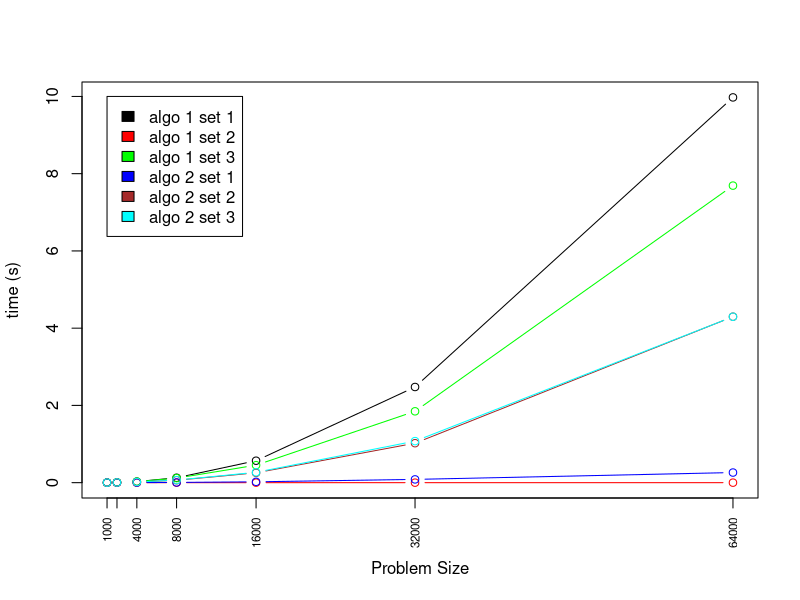
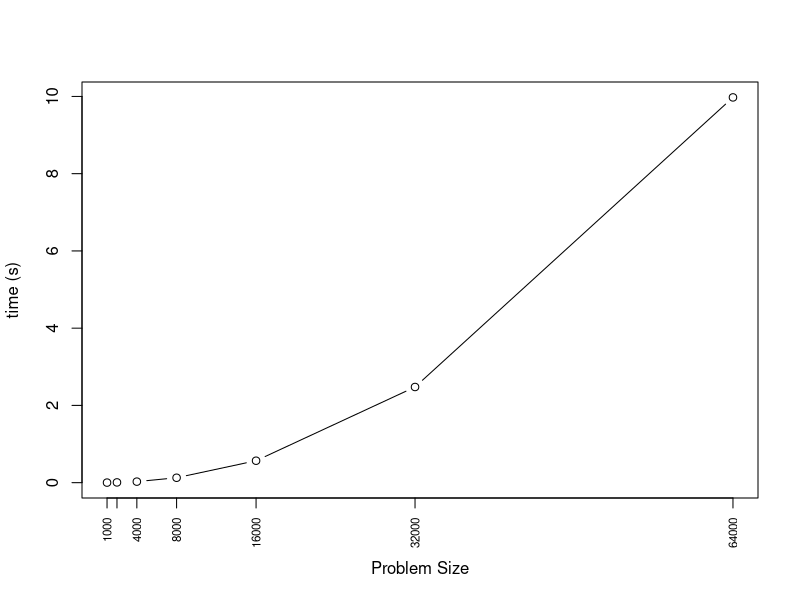

Write the R code that produced these figures, in order.
setwd('~/git/dv5_performance_benchmark')
timing<-read.table('results2.txt', header=F)

# Experiment Size
dataSize = c(1000, 2000, 4000, 8000, 16000, 32000, 64000)

# Datasets
algo1_set1<-timing[1:7,2]
algo1_set2<-timing[8:14,2]
algo1_set3<-timing[15:21,2]
algo2_set1<-timing[22:28,2]
algo2_set2<-timing[29:35,2]
algo2_set3<-timing[36:42,2]
benchmark <- data.frame(algo1_set1 = algo1_set1, 
                        algo1_set2=algo1_set2, 
                        algo1_set3=algo1_set3, 
                        algo2_set1=algo2_set1, 
                        algo2_set2=algo2_set2, 
                        algo2_set3=algo2_set3)

plot(dataSize, 
     benchmark[,1], 
     xaxt="n", 
     type="b", 
     col='black',
     xlab='Problem Size',
     ylab='time (s)')
axis(1, at=dataSize, las=2, cex.axis=0.7)
points(dataSize, benchmark[,2], type="b", col="red")
points(dataSize, benchmark[,3], type="b", col="green")
points(dataSize, benchmark[,4], type="b", col="blue")
points(dataSize, benchmark[,5], type="b", col="brown")
points(dataSize, benchmark[,6], type="b", col="cyan")

legend(1000,10, c("algo 1 set 1", 
                  "algo 1 set 2", 
                  "algo 1 set 3", 
                  "algo 2 set 1", 
                  "algo 2 set 2", 
                  "algo 2 set 3"),
       fill=c('black', 'red', 'green', 'blue', 'brown', 'cyan'))

plot(dataSize, 
     benchmark[,1], 
     xaxt="n", 
     type="b", 
     col='black',
     xlab='Problem Size',
     ylab='time (s)')
axis(1, at=dataSize, las=2, cex.axis=0.7)

